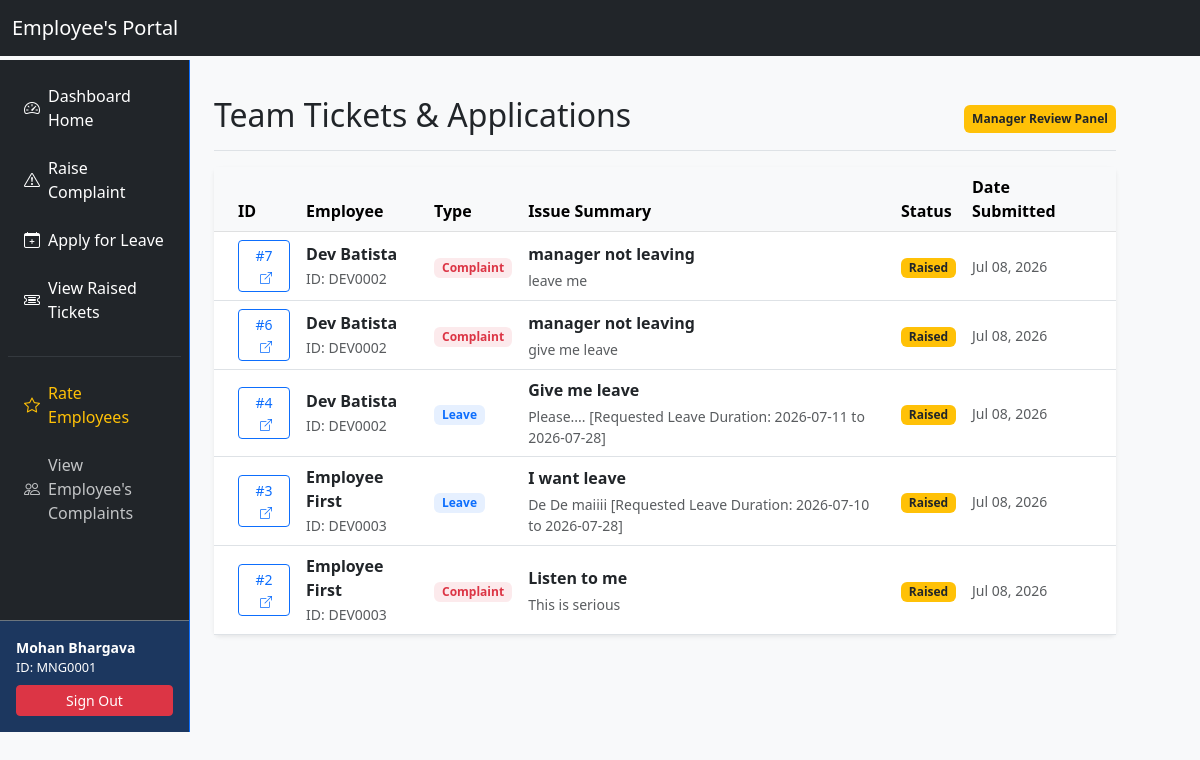
The app's page /tickets/team-tickets/ (signed in), older data.
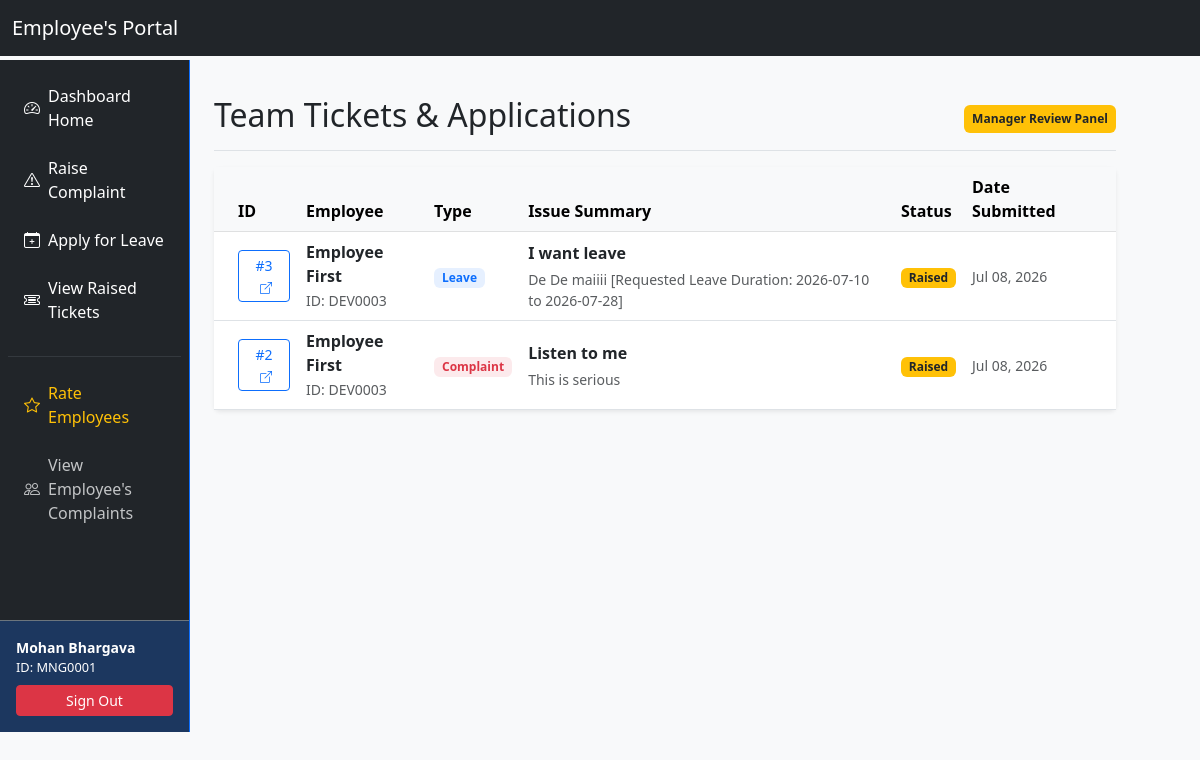
The same page, newer data.
### tickets/models.py (models this page shows, shortened)
class Ticket(models.Model):
    class TicketType(models.TextChoices):
        COMPLAINT = 'COMPLAINT', 'Complaint'
        LEAVE = 'LEAVE', 'Leave Application'
    class StatusChoices(models.TextChoices):
        RAISED = 'RAISED', 'Raised'
        PROCESSING = 'PROCESSING', 'Processing'
        CLOSED = 'CLOSED', 'Closed'
    ticket_id = models.AutoField(primary_key=True)
    ticket_type = models.CharField(max_length=20, choices=TicketType.choices, default=TicketType.COMPLAINT)
    title = models.CharField(max_length=200, default="General")
    detailed_issue = models.TextField()
    raised_by = models.ForeignKey(
        EmployeeInfo,
        on_delete=models.CASCADE,
        related_name='raised_tickets'
    )
    assigned_manager = models.ForeignKey(
        EmployeeInfo,
        on_delete=models.SET_NULL,
        null=True,
        blank=True,
        related_name='managed_tickets'
    )
    resolve_status = models.CharField(
        max_length=20,
        choices=StatusChoices.choices,
        default=StatusChoices.RAISED
    )
    created_at = models.DateTimeField(auto_now_add=True)
    start_date = models.DateField(null=True)
    end_date = models.DateField(null=True)

### accounts/models.py (models this page shows, shortened)
class EmployeeInfo(models.Model):
    class RoleChoices(models.TextChoices):
        ADMIN = 'ADMIN', 'Admin'
        MANAGER = 'MANAGER', 'Manager'
        DEVELOPER = 'DEVELOPER', 'Developer'
    class GenderChoices(models.TextChoices):
        MALE = 'M', 'Male'
        FEMALE = 'F', 'Female'
        OTHER = 'O', 'Other'
    user = models.OneToOneField(User, on_delete=models.CASCADE, related_name='employee_profile')
    employee_id = models.CharField(max_length=20, unique=True, blank=True)
    name = models.CharField(max_length=100)
    role = models.CharField(max_length=20, choices=RoleChoices.choices, default=RoleChoices.DEVELOPER)
    dob = models.DateField(verbose_name="Date of Birth")
    gender = models.CharField(max_length=1, choices=GenderChoices.choices)
    blood_group = models.CharField(max_length=5)
    manager = models.ForeignKey(
        'self',
        null=True,
        blank=True,
        on_delete=models.SET_NULL,
        related_name='subordinates'
    )

### tickets/views.py (the view)
# urls.py: path('team-tickets/', views.view_subordinate_tickets, name='view_team_tickets'),
@login_required
def view_subordinate_tickets(request):
    user_profile = request.user.employee_profile
    if user_profile.role == 'ADMIN':
        all_tickets = Ticket.objects.all()
        return render(request, 'tickets/admin_view_ticket.html',{'tickets': all_tickets})
    if user_profile.role != 'MANAGER':
        messages.error(request, "Access denied. You do not have manager privileges.")
        return redirect('dashboard')
    managed_tickets = Ticket.objects.filter(
        assigned_manager=user_profile
    ).order_by('-created_at')
    return render(request, 'tickets/manager_view_tickets.html', {'tickets': managed_tickets})

### tickets/templates/tickets/manager_view_tickets.html (shortened to what the changed rows need)
{% extends 'accounts/base.html' %}
{% block mainContent %}
        <main class="col-md-9 ms-sm-auto col-lg-10 px-md-4 py-4">
            <div
                class="d-flex justify-content-between flex-wrap flex-md-nowrap align-items-center pt-3 pb-2 mb-3 border-bottom">
                <h1 class="h2">Team Tickets & Applications</h1>
            </div>
            <div class="card shadow-sm border-0">
                <div class="card-body p-0">
                    {% if tickets %}
                    <div class="table-responsive">
                        <table class="table table-hover align-middle mb-0">
                            <thead class="table-light">
                                <tr>
                                    <th scope="col" class="ps-4">ID</th>
                                    <th scope="col">Employee</th>
                                    <th scope="col">Type</th>
                                    <th scope="col">Issue Summary</th>
                                    <th scope="col">Status</th>
                                    <th scope="col" class="pe-4">Date Submitted</th>
                                </tr>
                            </thead>
                            <tbody>
                                {% for ticket in tickets %}
                                <tr>
                                    <td class="fw-bold ps-4"><a href="{% url 'ticket_detail' ticket.ticket_id %}" class="btn btn-sm btn-outline-primary py-1 px-2">
                                        #{{ ticket.ticket_id }} <i class="bi bi-box-arrow-up-right ms-1" style="font-size: 0.75rem;"></i>
                                    </a></td>
                                    <td>
                                        <div class="fw-semibold">{{ ticket.raised_by.name }}</div>
                                        <small class="text-muted">ID: {{ ticket.raised_by.employee_id }}</small>
                                    </td>
                                    <td>
                                        {% if ticket.ticket_type == 'COMPLAINT' %}
                                        <span
                                            class="badge bg-danger bg-opacity-10 text-danger px-2 py-1">Complaint</span>
                                        {% else %}
                                        <span class="badge bg-primary bg-opacity-10 text-primary px-2 py-1">Leave</span>
                                        {% endif %}
                                    </td>
                                    <td>
                                        <div class="fw-semibold text-dark">{{ ticket.title }}</div>
                                        <small class="text-muted text-wrap d-block mt-1" style="max-width: 400px;">
                                            {{ ticket.detailed_issue|truncatechars:120 }}
                                        </small>
                                    </td>
                                    <td>
                                        {% if ticket.resolve_status == 'RAISED' %}
                                        <span class="badge bg-warning text-dark">Raised</span>
                                        {% elif ticket.resolve_status == 'PROCESSING' %}
                                        <span class="badge bg-info text-dark">Processing</span>
                                        {% else %}
                                        <span class="badge bg-success">Closed</span>
                                        {% endif %}
                                    </td>
                                    <td class="text-muted small pe-4">
                                        {{ ticket.created_at|date:"M d, Y" }}
                                    </td>
                                </tr>
                                {% endfor %}
                            </tbody>
                        </table>
                    </div>
                    {% else %}
                    <div class="text-center py-5">
                        <i class="bi bi-shield-check display-4 text-success"></i>
                        <p class="h5 mt-3 text-secondary">All clear!</p>
                        <p class="text-muted small">No pending complaints or leave applications from your team.</p>
                    </div>
                    {% endif %}
                </div>
            </div>
        </main>
{% endblock %}

Row changes from the older to the newer data that the page shows:
removed Ticket: ticket_id "7", raised_by.name "Dev Batista", raised_by.employee_id "DEV0002", ticket_type "Complaint", title "manager not leaving", detailed_issue "leave me", resolve_status "Raised", created_at "Jul 08, 2026"
removed Ticket: ticket_id "6", raised_by.name "Dev Batista", raised_by.employee_id "DEV0002", ticket_type "Complaint", title "manager not leaving", detailed_issue "give me leave", resolve_status "Raised", created_at "Jul 08, 2026"
removed Ticket: ticket_id "4", raised_by.name "Dev Batista", raised_by.employee_id "DEV0002", ticket_type "Leave", title "Give me leave", detailed_issue "Please.... [Requested Leave Duration: 2026-07-11 to 2026-07-28]", resolve_status "Raised", created_at "Jul 08, 2026"
